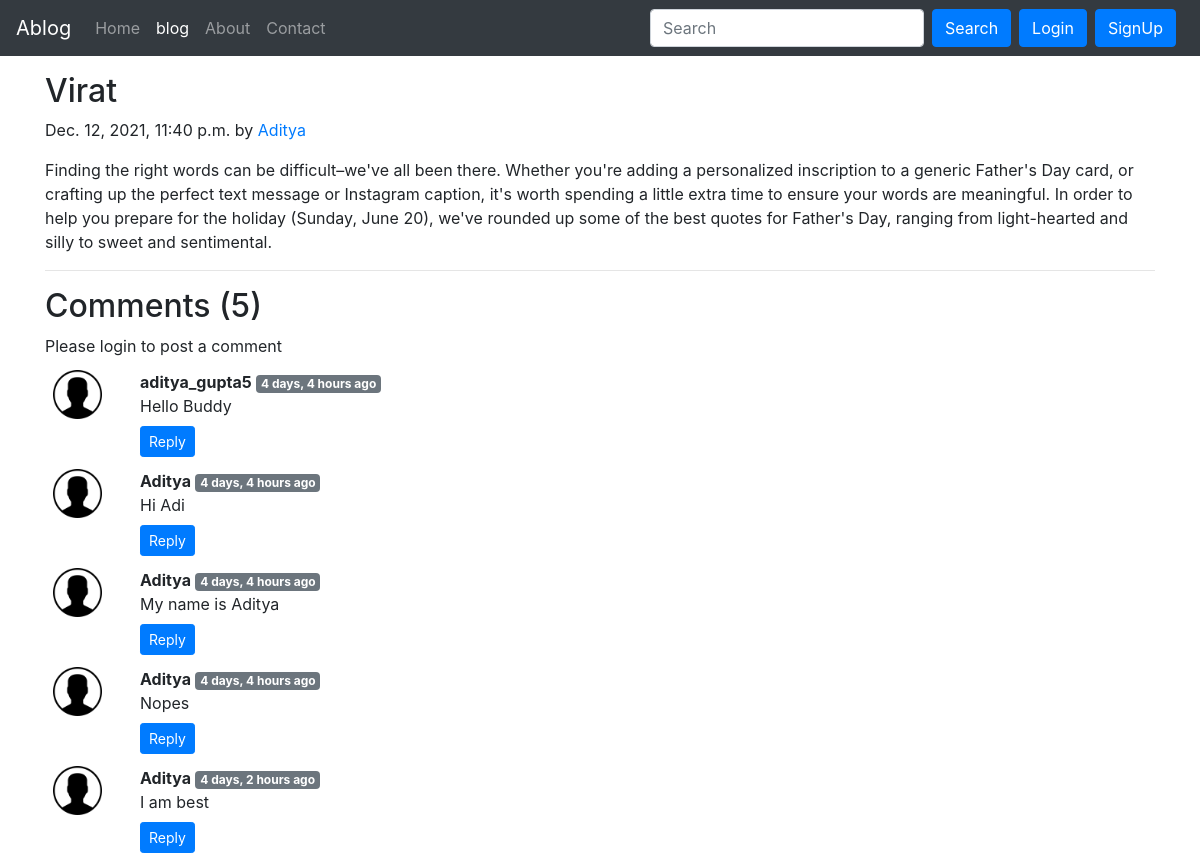
The app's page /blog/Best Cricketer with its own data.
### blog/models.py (models this page shows, shortened)
class Post(models.Model):
    sno=models.AutoField(primary_key=True)
    title=models.CharField(max_length=255)
    author=models.CharField(max_length=14)
    slug=models.CharField(max_length=130)
    timeStamp=models.DateTimeField(blank=True)
    content=models.TextField()

class BlogComment(models.Model):
    sno= models.AutoField(primary_key=True)
    comment=models.TextField()
    user=models.ForeignKey(User, on_delete=models.CASCADE)
    post=models.ForeignKey(Post, on_delete=models.CASCADE)
    parent=models.ForeignKey('self',on_delete=models.CASCADE, null=True )
    timestamp= models.DateTimeField(default=now)

### blog/views.py (the view)
# urls.py: path('<str:slug>',views.blogpost,name="post"),
def blogpost(request,slug):
    post=Post.objects.filter(slug=slug).first();
    comments=BlogComment.objects.filter(post=post)
    context={"post":post,"comments":comments,'user':request.user};
    return render(request,'blog/blogpost.html',context);

### templates/blog/blogpost.html (shortened to what this page needs)
{% extends 'base.html' %}
{% block blog %}active{% endblock %}
{% block body %}
{% load humanize %}
<div class="container my-3">
    <div class="blog-post">
        <h2 class="blog-post-title">{{post.title}}</h2>
        <p class="blog-post-meta">{{post.timeStamp}} by <a href="#">{{post.author}}</a></p>
        <p>{{post.content|safe}}</p>
        <hr>
    </div>
</div>
<div class="container">
    <h2> Comments ({{comments.count}})</h2>
    <div class="my-2">
        {% if user.is_authenticated %}
        <form action="/blog/postComment" method="post">
            {% csrf_token %}
            <div class="form-group">
                <label for="exampleInputEmail1">Post Comment </label>
                <input type="text" class="form-control" name="comment" placeholder="Enter comment here">
            </div>
            <input type="hidden" name="postSno" value="{{post.sno}}">
            <input type="hidden" name="parentSno" value="">
            <button type="submit" class="btn btn-primary">Submit</button>
        </form>
        {% else %}
        Please login to post a comment
        {% endif %}
        {% for comment in comments %}
        <div class="row my-1">
            <div class="col-md-1  ">
                <img class="rounded mx-auto d-block w-100 p-2" src="/static/img/p.png" alt="user">
            </div>
            <div class="col-md-11 mt-2">
                <b> {{comment.user.username}}</b> <span
                    class="badge badge-secondary ">{{comment.timestamp|naturaltime}}</span>
                <div> {{comment.comment}} </div>
                <div class="reply mx-0">
                    <button class="btn btn-sm btn-primary mt-2" type="button" data-toggle="collapse"
                        data-target="#replyBox{{comment.sno}}" aria-expanded="false"
                        aria-controls="replyBox{{comment.sno}}">
                        Reply
                    </button>
                </div>
            </div>
        </div>
            {% endfor %}
        </div>
        {% endblock %}

### templates/base.html (shortened to what this page needs)
<!doctype html>
<html lang="en">
<head>
    <link rel="stylesheet" href="https://stackpath.bootstrapcdn.com/bootstrap/4.4.1/css/bootstrap.min.css"
>
</head>
<body>
    <nav class="navbar navbar-expand-lg navbar-dark bg-dark">
        <a class="navbar-brand" href="/">Ablog</a>
        <div class="collapse navbar-collapse" id="navbarSupportedContent">
            <ul class="navbar-nav mr-auto">
                <li class="nav-item {% block home %}{% endblock  %}">
                    <a class="nav-link" href="/">Home <span class="sr-only">(current)</span></a>
                </li>
                <li class="nav-item {% block blog %}{% endblock  %}">
                    <a class="nav-link" href="/blog">blog</a>
                </li>
                <li class="nav-item {% block about %}{% endblock  %}">
                    <a class="nav-link" href="/abouts">About</a>
                </li>
                <li class="nav-item {% block contact %}{% endblock  %}">
                    <a class="nav-link" href="/contact">Contact</a>
                </li>
            </ul>
            <form method="get" action='/search' class="form-inline my-2 my-lg-0">
                <input class="form-control mr-sm-2" type="search" placeholder="Search" aria-label="Search" name="query"
                    id="query">
                <button class="btn btn-primary my-2 my-sm-0" type="submit">Search</button>
            </form>
            {% if user.is_authenticated %}
            <ul class="navbar-nav ml-1 mr-n1">
                <li class="nav-item dropdown active">
                    <a class="nav-link dropdown-toggle" href='#' id="navbarDropdown" role="button"
                        data-toggle="dropdown">  {{request.user}}</a>
                    <div class="dropdown-menu" aria-labelledby="navbarDropdown">
                        <a class="dropdown-item" href="/logout">Logout</a>
                    </div>
                </li>
            </ul>
        </div>
        {% else %}
        <button type="button" class="btn btn-primary mr-2 mx-2" data-toggle="modal" data-target="#loginModal">
            Login
        </button>
        <button type="button" class="btn btn-primary mr-2" data-toggle="modal" data-target="#signupModal">
            SignUp
        </button>
        {% endif %}
        </div>
    </nav>
    {% block body %}{% endblock %}
</body>
</html>

### records on screen
Post: title "Virat", timeStamp "Dec. 12, 2021, 11:40 p.m.", author "Aditya", content "Finding the right words can be difficult–we've all been there. Whether you're adding a personalized inscription to a generic Father's Day card, or crafting up the perfect text message or Instagram caption, it's worth spending a little extra time to ensure your words are meaningful. In order to help you prepare for the holiday (Sunday, June 20), we've rounded up some of the best quotes for Father's Day, ranging from light-hearted and silly to sweet and sentimental."
BlogComment: user.username "aditya_gupta5", timestamp "4 days, 4 hours ago", comment "Hello Buddy"
BlogComment: user.username "Aditya", timestamp "4 days, 4 hours ago", comment "Hi Adi"
BlogComment: user.username "Aditya", timestamp "4 days, 4 hours ago", comment "My name is Aditya"
BlogComment: user.username "Aditya", timestamp "4 days, 4 hours ago", comment "Nopes"
BlogComment: user.username "Aditya", timestamp "4 days, 2 hours ago", comment "I am best"

### other values on screen
{{ comments.count }} "5"
